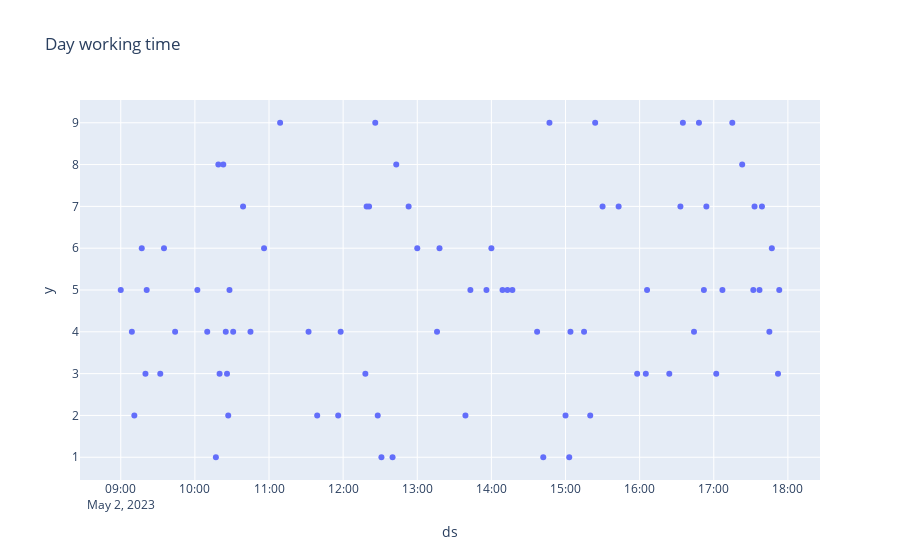

Notebook cell for this chart:
### Markdown cell above
## 근무시간내 80개 추출

### Code cell
# 근무 시간 내 80개 추출

day_working_time = gen_df[(gen_df['ds'] >= '2023-05-02 09:00:00') & (gen_df['ds'] <= '2023-05-02 17:59:00')].sample(n=80, random_state=42).sort_index()
day_working_time

print( 
    f'''
    max : {np.max(day_working_time.y)}
    min : {np.min(day_working_time.y)}      
    ''')

fig = px.scatter( day_working_time, x='ds', y='y', title='Day working time')
fig.show()

day_working_time

### Figure 1 — Plotly figure (JSON) as saved in the notebook; plotly's stock layout.template omitted (floating-point values rounded to 4 significant figures)
{"data": [{"hovertemplate": "ds=%{x}<br>y=%{y}<extra></extra>", "legendgroup": "", "marker": {"color": "#636efa", "symbol": "circle"}, "mode": "markers", "name": "", "orientation": "v", "showlegend": false, "type": "scatter", "x": ["2023-05-02T09:00:00", "2023-05-02T09:09:00", "2023-05-02T09:11:00", "2023-05-02T09:17:00", "2023-05-02T09:20:00", "2023-05-02T09:21:00", "2023-05-02T09:32:00", "2023-05-02T09:35:00", "2023-05-02T09:44:00", "2023-05-02T10:02:00", "2023-05-02T10:10:00", "2023-05-02T10:17:00", "2023-05-02T10:19:00", "2023-05-02T10:20:00", "2023-05-02T10:23:00", "2023-05-02T10:25:00", "2023-05-02T10:26:00", "2023-05-02T10:27:00", "2023-05-02T10:28:00", "2023-05-02T10:31:00", "2023-05-02T10:39:00", "2023-05-02T10:45:00", "2023-05-02T10:56:00", "2023-05-02T11:09:00", "2023-05-02T11:32:00", "2023-05-02T11:39:00", "2023-05-02T11:56:00", "2023-05-02T11:58:00", "2023-05-02T12:18:00", "2023-05-02T12:19:00", "2023-05-02T12:21:00", "2023-05-02T12:26:00", "2023-05-02T12:28:00", "2023-05-02T12:31:00", "2023-05-02T12:40:00", "2023-05-02T12:43:00", "2023-05-02T12:53:00", "2023-05-02T13:00:00", "2023-05-02T13:16:00", "2023-05-02T13:18:00", "2023-05-02T13:39:00", "2023-05-02T13:43:00", "2023-05-02T13:56:00", "2023-05-02T14:00:00", "2023-05-02T14:09:00", "2023-05-02T14:13:00", "2023-05-02T14:17:00", "2023-05-02T14:37:00", "2023-05-02T14:42:00", "2023-05-02T14:47:00", "2023-05-02T15:00:00", "2023-05-02T15:03:00", "2023-05-02T15:04:00", "2023-05-02T15:15:00", "2023-05-02T15:20:00", "2023-05-02T15:24:00", "2023-05-02T15:30:00", "2023-05-02T15:43:00", "2023-05-02T15:58:00", "2023-05-02T16:05:00", "2023-05-02T16:06:00", "2023-05-02T16:24:00", "2023-05-02T16:33:00", "2023-05-02T16:35:00", "2023-05-02T16:44:00", "2023-05-02T16:48:00", "2023-05-02T16:52:00", "2023-05-02T16:54:00", "2023-05-02T17:02:00", "2023-05-02T17:07:00", "2023-05-02T17:15:00", "2023-05-02T17:23:00", "2023-05-02T17:32:00", "2023-05-02T17:33:00", "2023-05-02T17:37:00", "2023-05-02T17:39:00", "2023-05-02T17:45:00", "2023-05-02T17:47:00", "2023-05-02T17:52:00", "2023-05-02T17:53:00"], "xaxis": "x", "y": [5, 4, 2, 6, 3, 5, 3, 6, 4, 5, 4, 1, 8, 3, 8, 4, 3, 2, 5, 4, 7, 4, 6, 9, 4, 2, 2, 4, 3, 7, 7, 9, 2, 1, 1, 8, 7, 6, 4, 6, 2, 5, 5, 6, 5, 5, 5, 4, 1, 9, 2, 1, 4, 4, 2, 9, 7, 7, 3, 3, 5, 3, 7, 9, 4, 9, 5, 7, 3, 5, 9, 8, 5, 7, 5, 7, 4, 6, 3, 5], "yaxis": "y"}], "layout": {"legend": {"tracegroupgap": 0}, "title": {"text": "Day working time"}, "xaxis": {"anchor": "y", "domain": [0, 1], "title": {"text": "ds"}}, "yaxis": {"anchor": "x", "domain": [0, 1], "title": {"text": "y"}}}}
